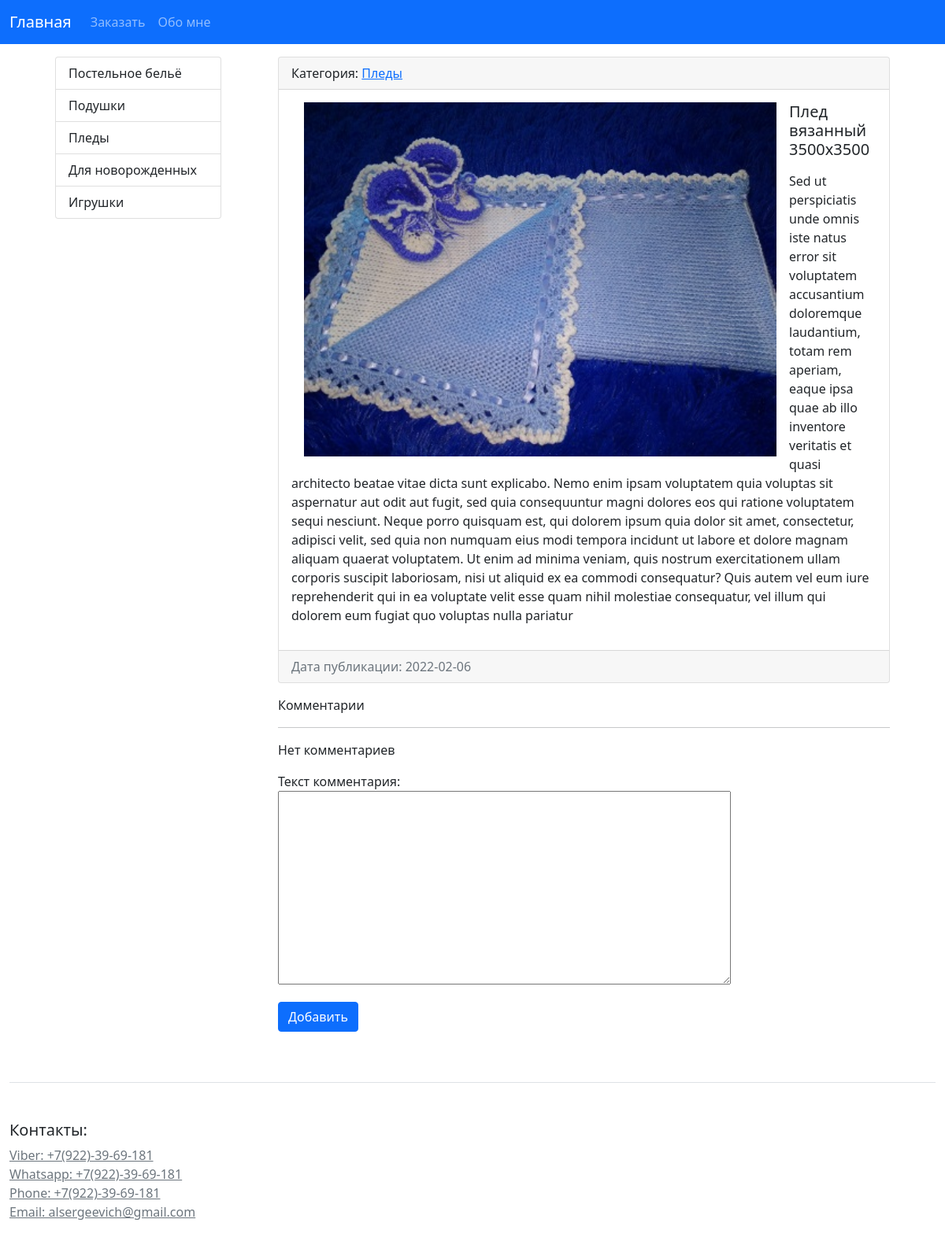
Page /post/35003500/ on the committed database.
### blog/models.py (models this page shows, shortened)
class Category(models.Model):
    name = models.CharField(max_length=100, db_index=True, verbose_name='Категория')
    slug = models.SlugField(max_length=255, unique=True, db_index=True, verbose_name='URL')
    def __str__(self):
        return self.name
    def get_absolute_url(self):
        return reverse('category', kwargs={'cat_slug': self.slug})
    class Meta:
        verbose_name = 'Категория'  # заменяем в админке название модели
        verbose_name_plural = 'Категории'  # определяем название во множественном числе
        ordering = ['id', ]  # определяем порялок сортировки

class Posts(models.Model):
    title = models.CharField(max_length=255, verbose_name='Заголовок')
    slug = AutoSlugField(max_length=255, unique=True, db_index=True, verbose_name='URL', populate_from='title')
    content = models.TextField(blank=True, verbose_name='Текст описание')
    photo = models.ImageField(upload_to="photos/%Y/%m/%d/", verbose_name='Фотография')
    time_create = models.DateTimeField(auto_now_add=True, verbose_name='Время создания')
    time_update = models.DateTimeField(auto_now=True, verbose_name='Время изменения')
    is_published = models.BooleanField(default=True, verbose_name='Опубликовано')
    cat = models.ForeignKey('Category', on_delete=models.PROTECT, verbose_name='Категории')
    class Meta:
        verbose_name = 'Каталог изделий'  # заменяем в админке название модели
        verbose_name_plural = 'Каталог изделий'  # определяем название во множественном числе
        ordering = ['time_create', 'title']  # определяем порядок сортировки

### blog/views.py (the view, shortened to what this page needs)
# urls.py: path('post/<slug:post_slug>/', ShowPost.as_view(), name='post'),
class ShowPost(FormMixin, DetailView):
    model = Posts
    template_name = 'blog/view_post.html'
    context_object_name = 'post'
    slug_url_kwarg = 'post_slug'
    form_class = CommentForm
    success_msg = 'Комментарий успешно создан, ожидайте модерации'
    def post(self, request, *args, **kwargs):
        form = self.get_form()
        if form.is_valid():
            messages.success(self.request, self.success_msg)
            return self.form_valid(form)
        else:
            return self.form_invalid(form)
    def get_context_data(self, *, object_list=None, **kwargs):
        context = super().get_context_data(**kwargs)
        context['categories'] = Category.objects.all()
        return context

### blog/forms.py
class CommentForm(forms.ModelForm):
    class Meta:
        model = Comments
        fields = ('content',)
    def __init__(self, *args, **kwargs):
        super().__init__(*args, **kwargs)
        for field in self.fields:
            self.fields[field].widget.attrs['class'] = 'form-control'
        self.fields['content'].widget = Textarea(attrs={'row': 5, 'cols': 60})

### blog/templates/blog/view_post.html (shortened to what this page needs)
{% extends 'base.html' %}
{% block content %}
    <div class="col-md-9">
        <div class="container">
            <div class="card mb-3">
                <div class="card-header">
                    Категория: <a href="{{ post.cat.get_absolute_url }}">{{ post.cat }}</a>
                </div>
                <div class="card-body">
                    {% if post.photo %}
                        <img src="{{ post.photo.url }}" width="600" class="float-start mx-3">
                    {% else %}
                        <img src="https://picsum.photos/200/300" width="350" class="float-start mx-3">
                    {% endif %}
                    <h5 class="card-title">{{ post.title }}</h5>
                    <p class="card-text">{{ post.content|safe|linebreaks }}</p>
                </div>
                <div class="card-footer text-muted">
                    Дата публикации: {{ post.time_create|date:'Y-m-d' }}
                </div>
            </div>
            <p>Комментарии</p>
            <hr>
            {% for item in post.comments_posts.all %}
                {% if item.is_published %}
                    <div class="card mb-3">
                        <div class="card-body">
                            {{ item.content }}
                        </div>
                        <div class="card-footer text-muted">
                            Дата создания: {{ item.time_create|date:'Y-m-d' }}
                        </div>
                    </div>
                {% endif %}
            {% empty %}
                <p>Нет комментариев</p>
            {% endfor %}
            <div class="col-4">
                <form action="" id="add_form" method="post">
                    {{ form.as_p }}
                </form>
                <button form="add_form" type="submit" class="btn btn-primary">Добавить</button>
            </div>
        </div>
    </div>
{% endblock %}

### templates/base.html (shortened to what this page needs)
<!doctype html>
<html lang="ru">
<head>
    <link href="https://cdn.jsdelivr.net/npm/bootstrap@5.1.3/dist/css/bootstrap.min.css" rel="stylesheet"
>
</head>
<body>
    <nav class="navbar navbar-expand-lg navbar-dark bg-primary">
        <div class="container-fluid">
            <a class="navbar-brand" href="{% url 'home' %}">Главная</a>
            <div class="collapse navbar-collapse" id="navbarNavAltMarkup">
                <div class="navbar-nav">
                    <a class="nav-link" aria-current="page" href="{% url 'zakaz' %}">Заказать</a>
                    <a class="nav-link" href="{% url 'mypost' %}">Обо мне</a>
                </div>
            </div>
        </div>
    </nav>
<div class="container p-3">
    <div class="row">
        <div class="col-md-3">
            <div class="container">
                {% block sidebar %}
                    <div class="list-group">
                        {% for category in categories %}
                            <a href="{{ category.get_absolute_url }}"
                               class="list-group-item list-group-item-action">{{ category.name }}</a>
                        {% endfor %}
                    </div>
                {% endblock %}
            </div>
        </div>
                {% block content %}
                {% endblock %}
    </div>
</div>
<div class="container-fluid">
<footer class="pt-4 my-md-5 pt-md-5 border-top">
    <div class="row">
      <div class="col-12 col-md">
        <h5>Контакты:</h5>
        <ul class="list-unstyled text-small">
          <li><a href="" class="link-secondary">Viber: +7(922)-39-69-181</a></li>
          <li><a href="" class="link-secondary">Whatsapp: +7(922)-39-69-181</a></li>
          <li><a href="" class="link-secondary">Phone: +7(922)-39-69-181</a></li>
          <li><a href="" class="link-secondary">Email: alsergeevich@gmail.com</a></li>
        </ul>
      </div>
    </div>
  </footer>
</div>
</body>
</html>

### rows in the picture
Category: name "Постельное бельё"
Category: name "Подушки"
Category: name "Пледы"
Category: name "Для новорожденных"
Category: name "Игрушки"
Posts: cat "Пледы", photo (picture), title "Плед вязанный 3500х3500", content "Sed ut perspiciatis unde omnis iste natus error sit voluptatem accusantium doloremque laudantium, totam rem aperiam, eaque ipsa quae ab illo inventore veritatis et quasi architecto beatae vitae dicta sunt explicabo. Nemo enim ipsam voluptatem quia voluptas sit aspernatur aut odit aut fugit, sed quia consequuntur magni dolores eos qui ratione voluptatem sequi nesciunt. Neque porro quisquam est, qui dolorem ipsum quia dolor sit amet, consectetur, adipisci velit, sed quia non numquam eius modi tempora incidunt ut labore et dolore magnam aliquam quaerat voluptatem. Ut enim ad minima veniam, quis nostrum exercitationem ullam corporis suscipit laboriosam, nisi ut aliquid ex ea commodi…", time_create "2022-02-06"
